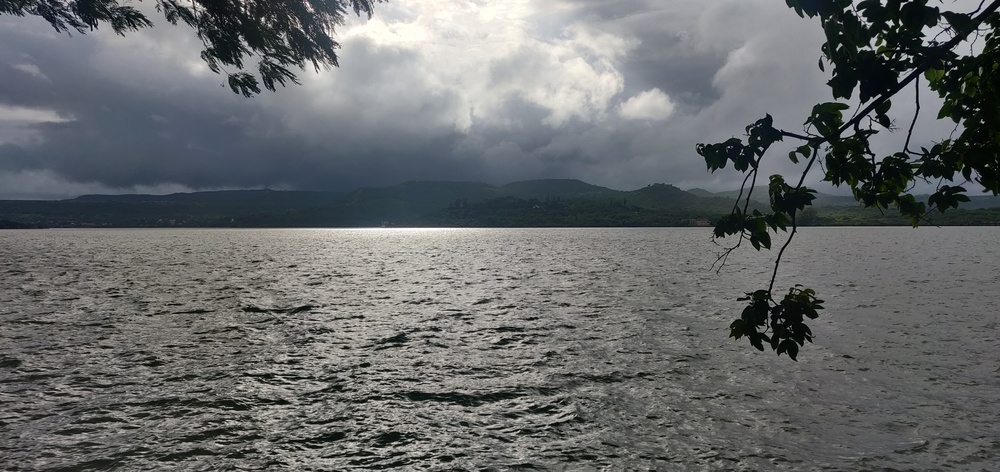
#> input picture BTL_MOI_THAY_DOI/BTL/StegaDetect/org1.jpg, 1000 x 472 px, shrunk from 4608 x 2176 before the run
$ python Module_StegaDetect.py
#> lines starting #> are read from the running program, lines starting #| are printed output that depends on the picture
try:
    from PIL import Image, ImageChops
    import numpy as np
    import os

except ImportError as e:
    print(f"Error importing required libraries: {e}. Please make sure you have Pillow and numpy installed.")
    exit()

def compare_images_using_diff(image_path1, image_path2):
    try:
        image1 = Image.open(image_path1).convert('RGB')
        image2 = Image.open(image_path2).convert('RGB')


        diff = ImageChops.difference(image1, image2)

        if diff.getbbox() is None:
            print("Ảnh giống nhau hoàn toàn")
            return 100.0

        image1_array = np.array(image1)
        image2_array = np.array(image2)

        diff_array = np.abs(image1_array - image2_array)

        total_pixels = image1_array.size
        different_pixels = np.count_nonzero(diff_array)

        similarity_percentage = 100.0 * (1.0 - (different_pixels / total_pixels))

        similarity_percentage = max(0.0, min(100.0, similarity_percentage))
        save_path1 = ".\Image_Output\RGB_converted_image1.png"
        save_path2 = ".\Image_Output\RGB_converted_image2.png"

        image1.save(save_path1)
        image2.save(save_path2)
        print(f"Tỉ lệ phần trăm trùng khớp (dựa trên sự khác biệt pixel): {similarity_percentage:.2f}%")
        return similarity_percentage

    except FileNotFoundError:
        print("Error: One or both images not found.")
        return None
    except Exception as e:
        print(f"An error occurred: {e}")
        return None

if __name__ == '__main__':
    image_path1 = "org1.jpg"
    image_path2 = "New.png"

    if not os.path.exists(image_path1):
        Image.new('RGB', (100, 100), color = 'red').save(image_path1)
    if not os.path.exists(image_path2):
        Image.new('RGB', (100, 100), color = 'blue').save(image_path2)
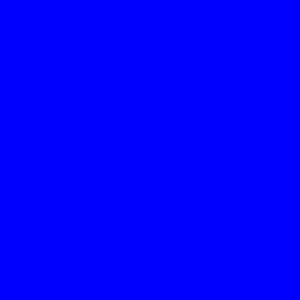
#> saved as New.png: PIL image 100x100 RGB (shown 3 times larger); mean R, G, B 0, 0, 255

    similarity_percentage = compare_images_using_diff(image_path1, image_path2)
#> in compare_images_using_diff, image1 is the input picture: PIL image 1000x472 RGB; mean R, G, B 103.8, 106.3, 107.1
#> in compare_images_using_diff, `diff = ImageChops.difference(image1, image2)`:
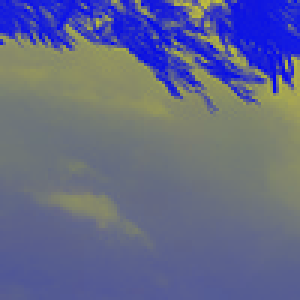
#> diff: PIL image 100x100 RGB (shown 3 times larger); mean R, G, B 98.6, 103.9, 137.1

$ run again, with BTL_MOI_THAY_DOI/BTL/StegaDetect/Cat_Original_encoded.png saved as BTL_MOI_THAY_DOI/BTL/StegaDetect/org1.jpg
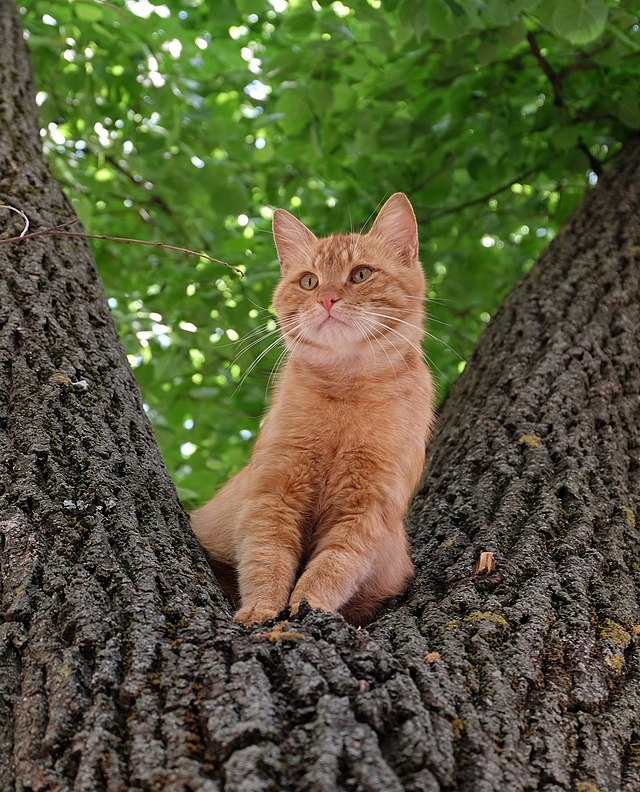
#> input picture BTL_MOI_THAY_DOI/BTL/StegaDetect/Cat_Original_encoded.png, 640 x 792 px
#> in compare_images_using_diff, image1 is the input picture: PIL image 640x792 RGB; mean R, G, B 88, 90.3, 58.7
#> in compare_images_using_diff, `diff = ImageChops.difference(image1, image2)`:
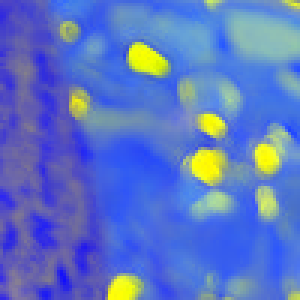
#> diff: PIL image 100x100 RGB (shown 3 times larger); mean R, G, B 92.1, 117.4, 197.4
